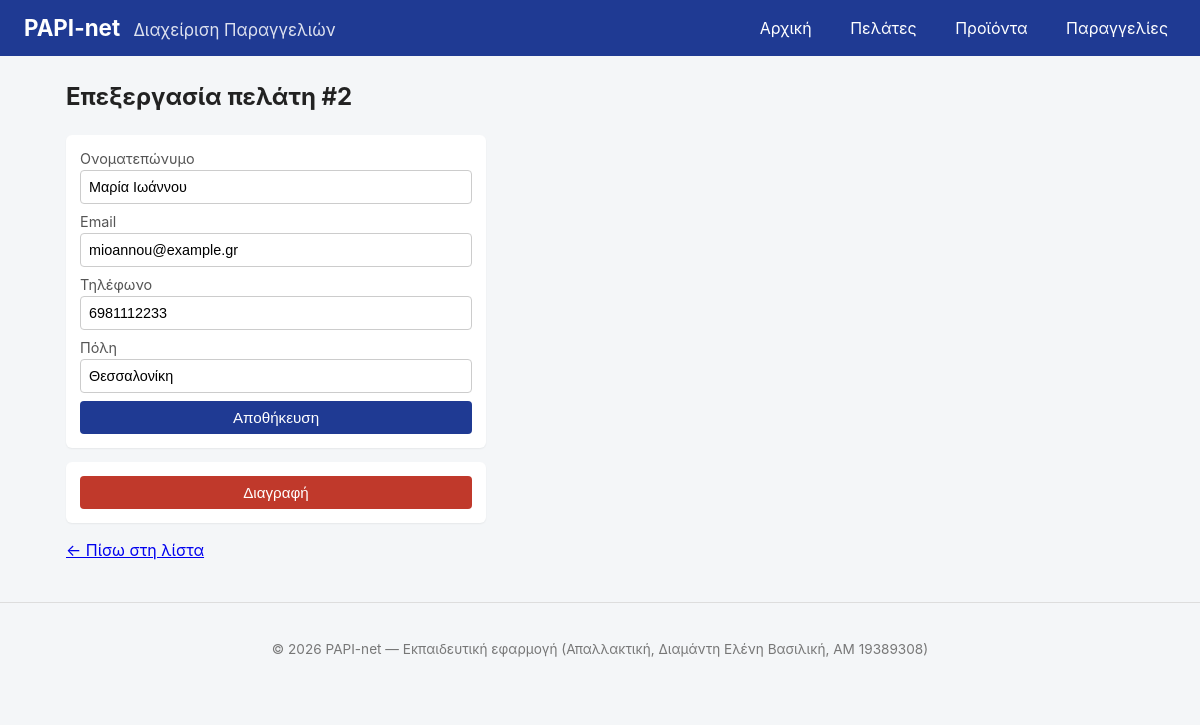
The app's page /clients_edit.php?id=2 with its own data.
### tables this page shows
CREATE TABLE IF NOT EXISTS clients (
   
  id INT AUTO_INCREMENT PRIMARY KEY,
   
  fullname VARCHAR(120) NOT NULL,
   
  email VARCHAR(120),
   
  phone VARCHAR(30),
   
  city VARCHAR(60),
   
  created_at TIMESTAMP DEFAULT CURRENT_TIMESTAMP
);

### includes/config.php (called while the page is built, shortened)
<?php
function h(?string $s): string {
    return htmlspecialchars((string)$s, ENT_QUOTES, 'UTF-8');
}

### public/clients_edit.php (the view, shortened to what this page needs)
<?php
require_once __DIR__ . '/../includes/config.php';
$id = (int)($_GET['id'] ?? $_POST['id'] ?? 0);
$stmt = $pdo->prepare('SELECT * FROM clients WHERE id=?');
$stmt->execute([$id]);
$client = $stmt->fetch();
require_once __DIR__ . '/../includes/header.php';
?>
<h2>Επεξεργασία πελάτη #<?= (int)$client['id'] ?></h2>
<form method="post" class="form-stack">
    <label>Ονοματεπώνυμο <input type="text"  name="fullname" value="<?= h($client['fullname']) ?>" required></label>
    <label>Email         <input type="email" name="email"    value="<?= h($client['email'])    ?>"></label>
    <label>Τηλέφωνο      <input type="text"  name="phone"    value="<?= h($client['phone'])    ?>"></label>
    <label>Πόλη          <input type="text"  name="city"     value="<?= h($client['city'])     ?>"></label>
    <button type="submit">Αποθήκευση</button>
</form>
<form method="post" onsubmit="return confirm('Διαγραφή πελάτη; Οι παραγγελίες του θα διαγραφούν επίσης (CASCADE).');" class="form-stack">
    <button type="submit" class="danger">Διαγραφή</button>
</form>
<p><a href="clients.php">&larr; Πίσω στη λίστα</a></p>
<?php require_once __DIR__ . '/../includes/footer.php'; ?>

### public/assets/style.css (style rules this page uses)
* { box-sizing: border-box; }
body { font-family: -apple-system, BlinkMacSystemFont, "Segoe UI", Roboto, "Helvetica Neue", Arial, sans-serif; margin: 0; background: #f4f6f8; color: #222; line-height: 1.45; }
.form-stack { display: flex; flex-direction: column; gap: 8px; max-width: 420px; margin: 14px 0; background: #fff; padding: 14px; border-radius: 6px; box-shadow: 0 1px 2px rgba(0,0,0,0.06); }
.form-stack label { display: flex; flex-direction: column; font-size: 0.9em; color: #555; }
input[type=text], input[type=email], input[type=date], input[type=number], select { padding: 8px; border: 1px solid #ccc; border-radius: 4px; font-size: 1em; }
button { padding: 8px 16px; background: #1f3a93; color: #fff; border: 0; border-radius: 4px; cursor: pointer; font-size: 0.95em; }
button.danger { background: #c0392b; }

### records on screen
clients: id "2", fullname "Μαρία Ιωάννου", email "mioannou@example.gr", phone "6981112233", city "Θεσσαλονίκη"
